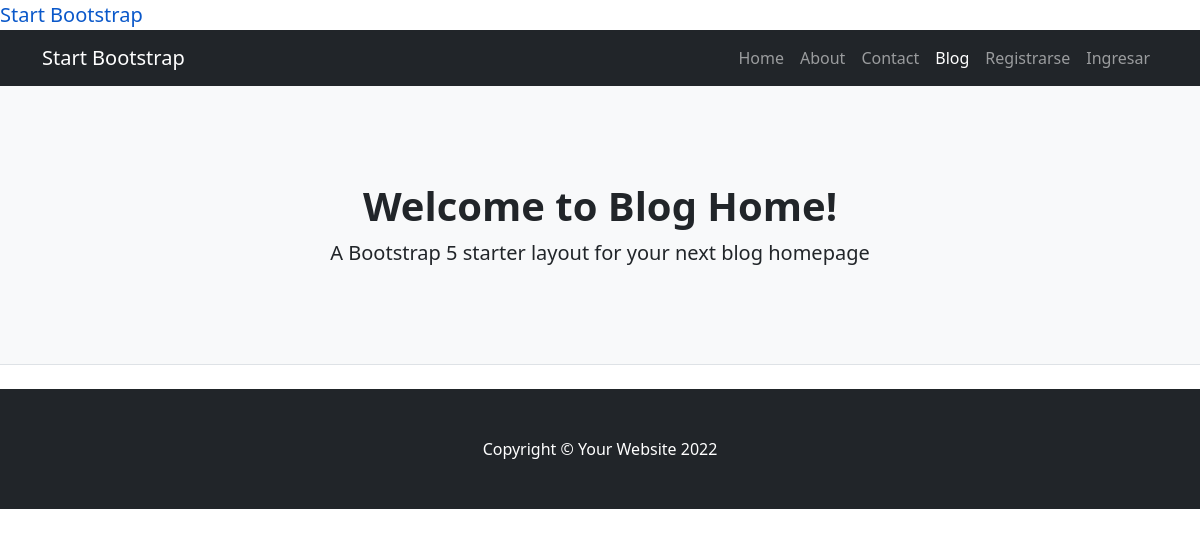
/ejemplo-dos/listar/, run on an earlier commit of the app's database.
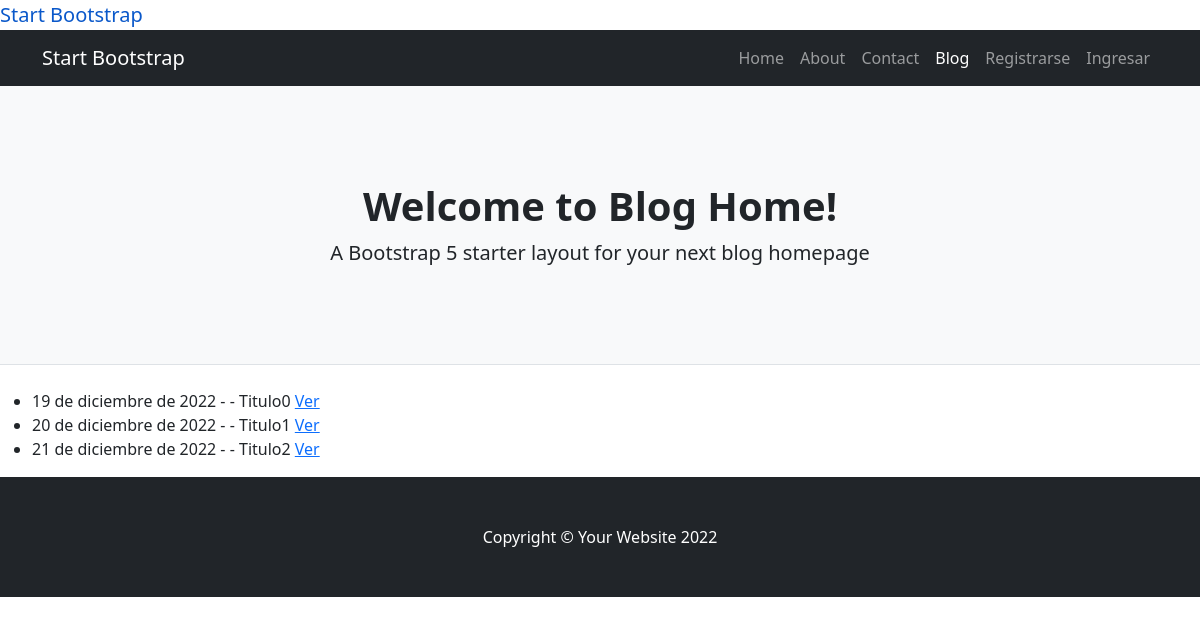
And on a later commit of the database.
### ejemplo_dos/models.py (models this page shows)
class Post(models.Model):
    titulo = models.CharField(max_length=100)
    sub_titulo = models.CharField(max_length=100)
    texto = models.TextField(max_length=3000)
    publicado_el = models.DateField()

### ejemplo_dos/views.py (the view)
# urls.py: path('ejemplo-dos/listar/', PostList.as_view(), name="ejemplo-dos-listar"),
class PostList(ListView): #TemplateView antes
    model = Post

### ejemplo_dos/templates/ejemplo_dos/post_list.html (shortened to what this page needs)
{% extends 'ejemplo_dos/base.html' %}
{% block contenido %}
<ul>
{% for post in object_list %}
    <li>
        {{post.publicado_el}} - - {{post.titulo}}
                <a href="{% url 'ejemplo-dos-detalle' post.id %}">Ver</a>
            </li>
        {% endfor %}
        </ul>
{% endblock %}

### ejemplo_dos/templates/ejemplo_dos/base.html (shortened to what this page needs)
<!DOCTYPE html>
<html lang="en">
    <head>
    {% load static %}
        <a class="navbar-brand" href="{% url 'ejemplo-dos-index' %}">Start Bootstrap</a>
        <link href="{% static 'ejemplo_dos/css/styles.css' %}" rel="stylesheet" />
    </head>
    <body>
        <nav class="navbar navbar-expand-lg navbar-dark bg-dark">
            <div class="container">
                <a class="navbar-brand" href="#!">Start Bootstrap</a>
                <div class="collapse navbar-collapse" id="navbarSupportedContent">
                    <ul class="navbar-nav ms-auto mb-2 mb-lg-0">
                        <li class="nav-item"><a class="nav-link" href="#">Home</a></li>
                        <li class="nav-item"><a class="nav-link" href="#!">About</a></li>
                        <li class="nav-item"><a class="nav-link" href="#!">Contact</a></li>
                        <li class="nav-item"><a class="nav-link active" aria-current="page" href="#">Blog</a></li>
                        <li class="nav-item"><a class="nav-link" href="{% url 'ejemplo-dos-signup' %}">Registrarse</a></li>
                        {% if user.is_authenticated %}
                            <li class="nav-item"><a class="nav-link" href="{% url 'ejemplo-dos-logout' %}">Salir</a></li>
                        {% else %}
                            <li class="nav-item"><a class="nav-link" href="{% url 'ejemplo-dos-login' %}">Ingresar</a></li>
                        {% endif %}
                    </ul>
                </div>
            </div>
        </nav>
        <header class="py-5 bg-light border-bottom mb-4">
            <div class="container">
                <div class="text-center my-5">
                    <h1 class="fw-bolder">Welcome to Blog Home!</h1>
                    <p class="lead mb-0">A Bootstrap 5 starter layout for your next blog homepage</p>
                </div>
            </div>
        </header>
       {% block contenido %} {% endblock %}
        <footer class="py-5 bg-dark">
            <div class="container"><p class="m-0 text-center text-white">Copyright &copy; Your Website 2022</p></div>
        </footer>
    </body>
</html>

What changed in the data, as far as the page shows it:
added Post: publicado_el "19 de diciembre de 2022", titulo "Titulo0"
added Post: publicado_el "20 de diciembre de 2022", titulo "Titulo1"
added Post: publicado_el "21 de diciembre de 2022", titulo "Titulo2"
